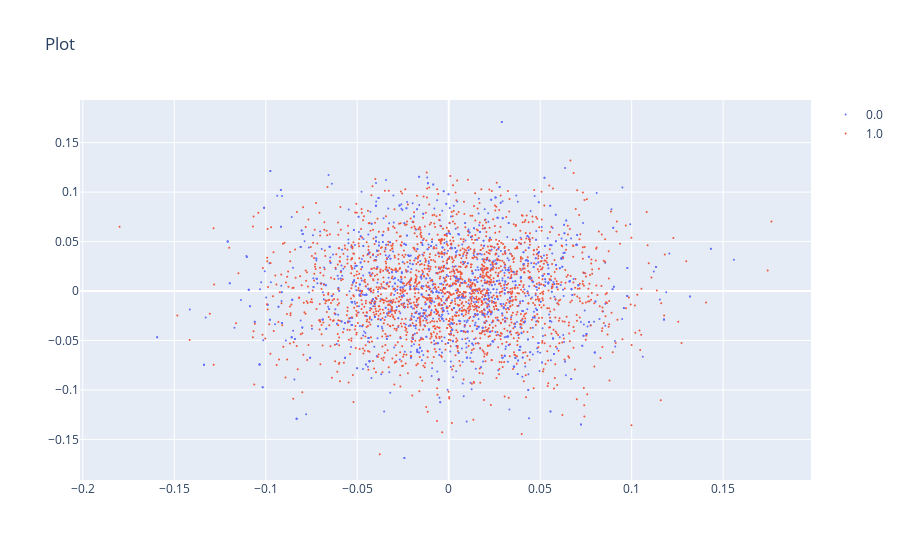

Notebook cell for this chart:
### Code cell
seed = 32
data_name = 'swiss_roll_sklearn'
noise_types = ['hi-freq-no-add']
noise_type = 'hi-freq-no-add'
noise_level = 1.
mask_dist = False
data_dict = add_negative_samples(data_dict0.copy(), subset_rate=1., noise_rate=noise_level, seed=seed, noise=noise_type, mask_dists=mask_dist, shell=True)
save_folder = f'../../data/negative_sampling_toy_hi_dim/{mask_dist}/'
pathlib.Path(save_folder).mkdir(parents=True, exist_ok=True)
np.savez(f"{save_folder}/{data_name}.npz", **data_dict)
scatter(data_dict['data'], data_dict['mask_x'], s=2)

### Figure 1 — Plotly figure (JSON) as saved in the notebook; plotly's stock layout.template omitted (floating-point values rounded to 4 significant figures; data arrays with more than 128 entries replaced by an {"elided": "..."} marker saying what was removed)
{"data": [{"marker": {"color": 0, "colorscale": [[0, "#440154"], [0.1111, "#482878"], [0.2222, "#3e4989"], [0.3333, "#31688e"], [0.4444, "#26828e"], [0.5556, "#1f9e89"], [0.6667, "#35b779"], [0.7778, "#6ece58"], [0.8889, "#b5de2b"], [1, "#fde725"]], "opacity": 1, "size": 2}, "mode": "markers", "name": "0.0", "type": "scatter", "x": {"elided": "1600 float values"}, "y": {"elided": "1600 float values"}}, {"marker": {"color": 1, "opacity": 1, "size": 2}, "mode": "markers", "name": "1.0", "type": "scatter", "x": {"elided": "2000 float values"}, "y": {"elided": "2000 float values"}}], "layout": {"scene": {"xaxis": {"title": {"text": "X"}}, "yaxis": {"title": {"text": "Y"}}}, "showlegend": true, "title": {"text": "Plot"}}}
